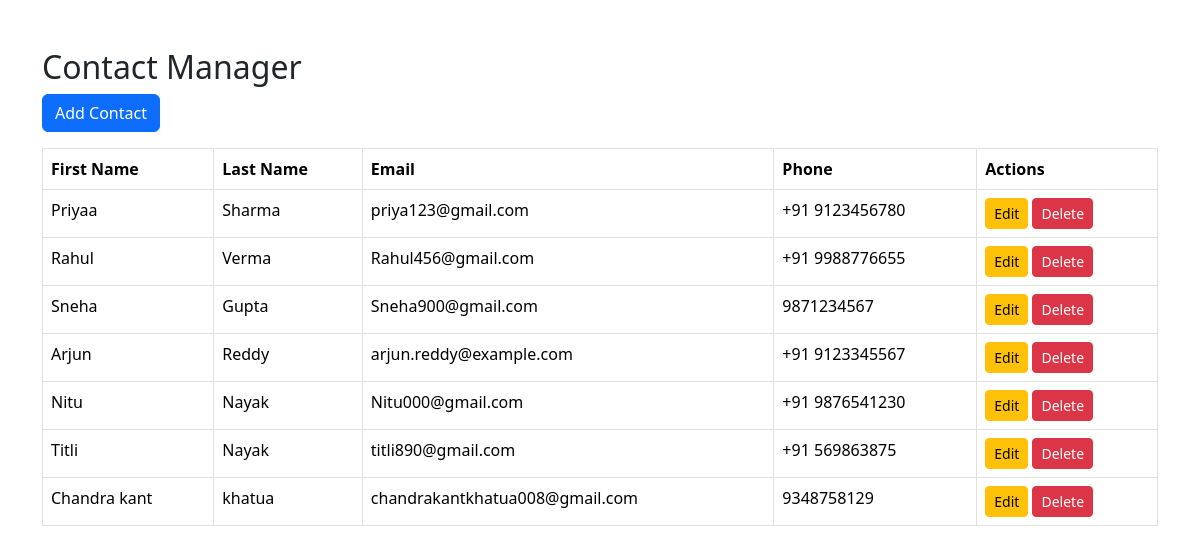
The page / on the database its author committed.
### contacts/models.py (models this page shows, shortened)
class Contact(models.Model):
    first_name = models.CharField(max_length=50)
    last_name = models.CharField(max_length=50)
    address = models.TextField()
    email = models.EmailField(unique=True)
    phone_number = models.CharField(max_length=15, unique=True)

### contacts/views.py (the view)
# urls.py: path('', views.contact_list, name='contact_list'),
def contact_list(request):
    contacts = Contact.objects.all()
    return render(request, 'contacts/contact_list.html', {'contacts': contacts})

### contacts/templates/contacts/contact_list.html (shortened to what this page needs)
<!DOCTYPE html>
<html>
<head>
    <link rel="stylesheet" href="https://cdn.jsdelivr.net/npm/bootstrap@5.3.1/dist/css/bootstrap.min.css">
</head>
<body class="container mt-5">
    <h2>Contact Manager</h2>
    <a class="btn btn-primary mb-3" href="{% url 'contact_create' %}">Add Contact</a>
    <table class="table table-bordered">
        <tr>
            <th>First Name</th><th>Last Name</th><th>Email</th><th>Phone</th><th>Actions</th>
        </tr>
        {% for contact in contacts %}
        <tr>
            <td>{{ contact.first_name }}</td>
            <td>{{ contact.last_name }}</td>
            <td>{{ contact.email }}</td>
            <td>{{ contact.phone_number }}</td>
            <td>
                <a class="btn btn-warning btn-sm" href="{% url 'contact_update' contact.id %}">Edit</a>
                <a class="btn btn-danger btn-sm" href="{% url 'contact_delete' contact.id %}">Delete</a>
            </td>
        </tr>
        {% endfor %}
    </table>
</body>
</html>

### rows shown on the page
Contact: first_name "Priyaa", last_name "Sharma", email "priya123@gmail.com", phone_number "+91 9123456780"
Contact: first_name "Rahul", last_name "Verma", email "Rahul456@gmail.com", phone_number "+91 9988776655"
Contact: first_name "Sneha", last_name "Gupta", email "Sneha900@gmail.com", phone_number "9871234567"
Contact: first_name "Arjun", last_name "Reddy", email "arjun.reddy@example.com", phone_number "+91 9123345567"
Contact: first_name "Nitu", last_name "Nayak", email "Nitu000@gmail.com", phone_number "+91 9876541230"
Contact: first_name "Titli", last_name "Nayak", email "titli890@gmail.com", phone_number "+91 569863875"
Contact: first_name "Chandra kant", last_name "khatua", email "chandrakantkhatua008@gmail.com", phone_number "9348758129"
